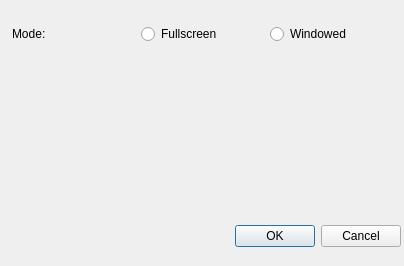
<?xml version="1.0" encoding="UTF-8"?>
<ui version="4.0">
 <class>SettingsDialog</class>
 <widget class="QDialog" name="SettingsDialog">
  <property name="geometry">
   <rect>
    <x>0</x>
    <y>0</y>
    <width>404</width>
    <height>266</height>
   </rect>
  </property>
  <property name="windowTitle">
   <string>Preferences</string>
  </property>
  <widget class="QDialogButtonBox" name="buttonBox">
   <property name="geometry">
    <rect>
     <x>60</x>
     <y>220</y>
     <width>341</width>
     <height>32</height>
    </rect>
   </property>
   <property name="orientation">
    <enum>Qt::Horizontal</enum>
   </property>
   <property name="standardButtons">
    <set>QDialogButtonBox::Cancel|QDialogButtonBox::Ok</set>
   </property>
  </widget>
  <widget class="QWidget" name="layoutWidget">
   <property name="geometry">
    <rect>
     <x>12</x>
     <y>22</y>
     <width>381</width>
     <height>24</height>
    </rect>
   </property>
   <layout class="QGridLayout" name="gridLayout">
    <item row="0" column="0">
     <widget class="QLabel" name="label">
      <property name="text">
       <string>Mode:</string>
      </property>
     </widget>
    </item>
    <item row="0" column="1">
     <widget class="QRadioButton" name="radioFullscreen">
      <property name="text">
       <string>Fullscreen</string>
      </property>
      <attribute name="buttonGroup">
       <string notr="true">buttonGroup</string>
      </attribute>
     </widget>
    </item>
    <item row="0" column="2">
     <widget class="QRadioButton" name="radioWindowed">
      <property name="text">
       <string>Windowed</string>
      </property>
      <attribute name="buttonGroup">
       <string notr="true">buttonGroup</string>
      </attribute>
     </widget>
    </item>
   </layout>
  </widget>
 </widget>
 <resources/>
 <connections>
  <connection>
   <sender>buttonBox</sender>
   <signal>accepted()</signal>
   <receiver>SettingsDialog</receiver>
   <slot>accept()</slot>
   <hints>
    <hint type="sourcelabel">
     <x>248</x>
     <y>254</y>
    </hint>
    <hint type="destinationlabel">
     <x>157</x>
     <y>274</y>
    </hint>
   </hints>
  </connection>
  <connection>
   <sender>buttonBox</sender>
   <signal>rejected()</signal>
   <receiver>SettingsDialog</receiver>
   <slot>reject()</slot>
   <hints>
    <hint type="sourcelabel">
     <x>316</x>
     <y>260</y>
    </hint>
    <hint type="destinationlabel">
     <x>286</x>
     <y>274</y>
    </hint>
   </hints>
  </connection>
 </connections>
 <buttongroups>
  <buttongroup name="buttonGroup"/>
 </buttongroups>
</ui>
